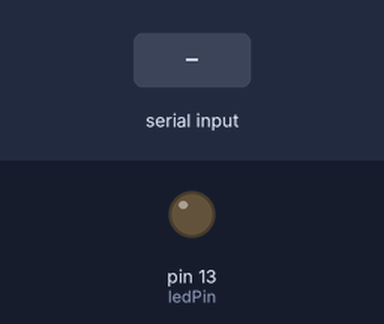
This sketch was run on a simulated Arduino Uno, built with avr-gcc and run on an emulated ATmega328P. Shown: output pins drawn as LEDs (lit = HIGH). Inputs (shaded band) come from the test bench. What the sketch prints to the serial monitor is not drawn.

Above: at 1.2 s.
1.3 s: "30,150\n" received over Serial
At 2.05 s:
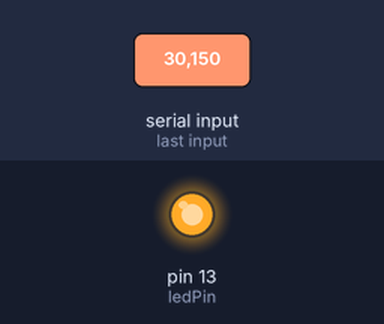
4.3 s: "90,45\n" received over Serial
Timing chart, 0 to 12.2 s (numbered marks = the images above; inputs shaded):
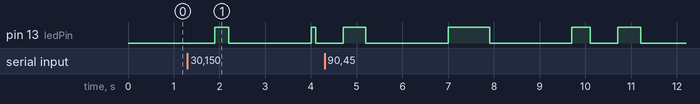

Measured:
- after the input at 1.3 s, pin 13 (ledPin): LOW → HIGH after 0.60 s, → LOW 0.30 s later, → HIGH 1.8 s later, → LOW 0.10 s later

The sketch:

NumberConvert.ino
```cpp
// LED 출력을 할 핀 번호 설정
const int ledPin = 13;

// 점멸횟수 변수 설정
int blinkNumber = 0;

void setup() {
  // 9600bps로 시리얼 통신 설정
  Serial.begin(9600);
  // 13번 핀을 출력으로 설정
  pinMode(ledPin, OUTPUT);
}

void loop() {
  // 시리얼 통신으로 입력 받은 데이터가 있는지를 검사하여
  // 데이터가 있을 경우에 if문 안의 명령어를 실행
  if (Serial.available()) {
    // val 변수에 시리얼 통신값 읽어오기
    char val = Serial.read();
    // 입력된 값이 0~9의 숫자인지를 판단
    if (isDigit(val)) {
      // val은 ASCII 코드값이므로 숫자로 바꿔주기 위하여
      // '0'의 아스키 코드값을 빼줌
      // blinkNumber에는 실제 숫자가 저장된다.
      blinkNumber = (val - '0');
      Serial.print("입력한 수: ");
      Serial.print(blinkNumber);
      Serial.print(", Binary:");
      Serial.print(blinkNumber,BIN);
      Serial.print(", Octal:");
      Serial.println(blinkNumber,OCT);
    }
    delay(500);
  }
  // blinkNumber 만큼 LED를 점멸시킴
  digitalWrite(ledPin, HIGH);
  delay(blinkNumber * 100);
  digitalWrite(ledPin, LOW);
  delay(100);
  // 점멸 횟수를 리셋함
  blinkNumber = 0;
}
```
